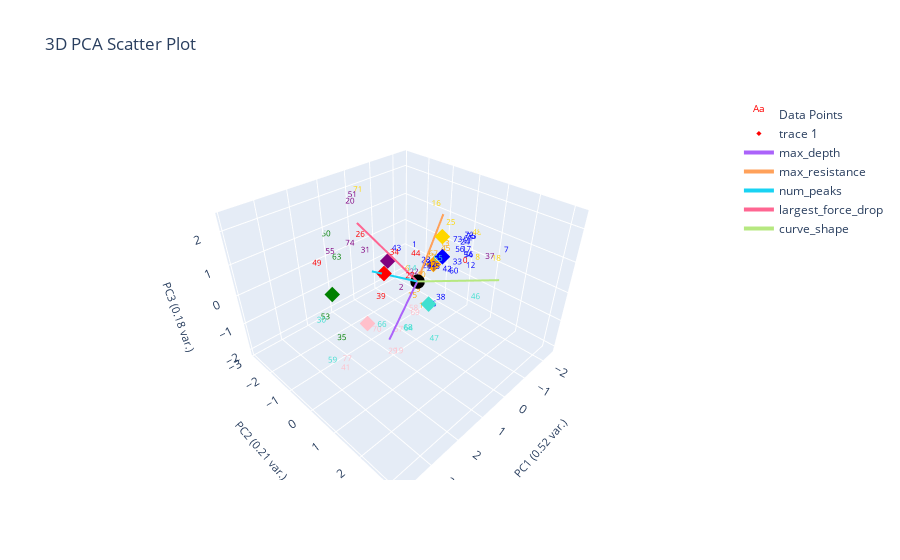

The notebook cell saved with this chart:
### Markdown cell above
# Plotting with correction of labeled curves moving categories

### Code cell
# plotting.pca_analysis(pseudo_labeled_data)
corrected_pseudo_labeling = pseudo_labeled_data.copy()

# correct movements of curves
corrected_pseudo_labeling.loc[changed_label_indicies, 'marions_pseudo_labels'] = marions_labeled_data['marions_ylabels']
corrected_pseudo_labeling.loc[changed_label_indicies, 'encoded'] = marions_labeled_data['encoded']

plotting.plot_pca(corrected_pseudo_labeling, corrected_pseudo_labeling['encoded'], 3, 
    graph_title='marions_pseudo_labels', centroids=marions_label_centroids)
plotting.plot_clusters_seperately(corrected_pseudo_labeling['encoded'], corrected_pseudo_labeling.index, 
                                  depth_resist_curve_df_list, cluster_category_names=marions_label_centroids['marions_ylabels'].tolist())

### Figure 1 — Plotly figure (JSON) as saved in the notebook; plotly's stock layout.template omitted (floating-point values rounded to 4 significant figures)
{"data": [{"mode": "text", "name": "Data Points", "text": ["0", "1", "2", "3", "4", "5", "6", "7", "8", "9", "10", "11", "12", "13", "14", "15", "16", "17", "18", "19", "20", "21", "22", "23", "24", "25", "26", "27", "28", "29", "30", "31", "32", "33", "34", "35", "36", "37", "38", "39", "40", "41", "42", "43", "44", "45", "46", "47", "48", "49", "50", "51", "52", "53", "54", "55", "56", "57", "58", "59", "60", "61", "62", "63", "64", "65", "66", "67", "68", "69", "70", "71", "72", "73", "74", "75", "76", "77"], "textfont": {"color": ["red", "blue", "purple", "blue", "red", "blue", "orange", "blue", "gold", "orange", "orange", "blue", "blue", "orange", "turquoise", "orange", "gold", "blue", "gold", "pink", "purple", "blue", "purple", "blue", "blue", "gold", "red", "red", "blue", "pink", "turquoise", "purple", "blue", "blue", "red", "green", "blue", "purple", "blue", "red", "orange", "pink", "blue", "blue", "red", "orange", "turquoise", "turquoise", "gold", "red", "green", "purple", "orange", "green", "blue", "purple", "blue", "pink", "pink", "turquoise", "blue", "blue", "pink", "green", "turquoise", "turquoise", "turquoise", "orange", "turquoise", "pink", "pink", "gold", "blue", "blue", "purple", "blue", "blue", "pink"], "size": 8}, "type": "scatter3d", "x": [-1.233, -0.7734, 0.07805, -2.31, 1.74, -0.9559, -1.198, -1.772, -1.53, -0.377, -0.2349, -2.14, -1.183, -1.995, 1.275, -0.4026, -1.451, -1.868, -1.098, 1.182, 0.5963, -0.733, -0.2477, -0.7311, -2.154, -1.327, 1.137, 0.7081, -0.4433, 1.667, 3.803, 0.8954, -0.8618, -1.292, 1.048, 2.997, -1.333, -1.005, -0.1835, 1.956, -0.8069, 3.259, -0.8456, 0.3595, 0.821, -1.649, 1.623, 1.435, -2.382, 2.88, 1.057, 1.203, -1.495, 2.631, -1.809, 1.333, -1.647, 0.6285, -0.07713, 3.86, -0.9216, -2.277, -0.8036, 1.538, 1.173, 0.5964, 1.998, -1.648, 1.272, 0.0497, 1.761, 0.6385, -2.338, -1.506, 1.407, -2.339, -0.3077, 3.078], "y": [0.76, -0.8841, -0.5916, 0.2406, 0.3841, -0.04468, -1.581, 1.746, 0.9808, -0.2961, 0.07943, 0.08934, 1.013, -0.6487, 1.007, -0.5607, -0.6339, 0.3177, 1.881, 0.4197, -2.155, -0.1261, -0.3689, -0.2933, 0.02188, 0.05704, -1.111, 0.3863, -0.08345, 0.6776, 0.635, -1.25, -0.2137, 0.4356, 0.1492, 0.1906, 0.7971, 1.725, 0.7763, 0.5826, -0.5914, 0.5673, 0.4137, -0.4924, 0.6921, -0.3374, 3.168, 1.955, 0.2718, -0.7138, -2.862, -1.277, -0.8083, -1.019, 0.4353, -2.347, 0.2262, -0.1538, -0.1979, 0.9722, 0.6129, 0.03028, -2.33, -1.744, 0.8098, 1.252, 0.6327, -0.8315, 0.8733, -0.009247, 0.1418, -1.745, 0.03224, 0.2135, -1.243, 0.09649, 0.3427, 0.4513], "z": [0.1447, 0.1882, -0.8515, 0.3157, 0.8553, -0.3172, -1.241, 0.7051, 0.2263, -1.011, -1.374, 0.1486, 0.1139, -0.186, 1.179, -1.402, 1.429, 0.06011, 0.7898, -2.086, 1.684, -0.3097, -0.326, -0.3003, 0.07967, 1.106, 1.226, 0.3742, 0.1357, -1.584, 0.8045, 0.5526, -0.2811, -0.08133, 1.165, -0.5339, 0.3249, 0.8218, -0.6345, 0.4452, -0.8159, -1.153, -0.1366, 0.7128, 1.268, -0.0962, 1.656, -0.4241, 0.4341, 1.275, 0.5064, 2.373, -0.5564, -0.7745, -0.07607, 0.2222, 0.1148, -1.941, -1.534, -0.165, -0.1481, 0.1672, -1.576, 0.3845, -0.9581, 1.269, -0.4272, -0.5121, -0.8342, -1.533, -1.047, 2.188, 0.2638, 0.5153, 1.006, 0.2361, -1.197, -1.042]}, {"marker": {"color": ["red", "gold", "blue", "green", "purple", "pink", "turquoise", "orange"], "size": 4, "symbol": "diamond"}, "mode": "markers", "type": "scatter3d", "x": [1.185, -1.15, -1.143, 2.056, 0.5785, 1.228, 1.406, -1.648], "y": [-0.1205, -0.1088, -0.05893, -1.358, -0.6217, -0.8814, 1.684, -0.8315], "z": [0.7729, 0.9886, 0.3254, -0.1044, 0.6834, -1.364, 0.8324, -0.5121]}, {"marker": {"color": "black", "size": 5}, "mode": "markers", "name": "Origin", "showlegend": false, "type": "scatter3d", "x": [0], "y": [0], "z": [0]}, {"line": {"width": 4}, "mode": "lines+text", "name": "max_depth", "textposition": "top center", "type": "scatter3d", "x": [0, 1.671], "y": [0, 0.5602], "z": [0, -0.8414]}, {"line": {"width": 4}, "mode": "lines+text", "name": "max_resistance", "textposition": "top center", "type": "scatter3d", "x": [0, -1.573], "y": [0, -0.4633], "z": [0, 1.441]}, {"line": {"width": 4}, "mode": "lines+text", "name": "num_peaks", "textposition": "top center", "type": "scatter3d", "x": [0, 1.54], "y": [0, -0.1927], "z": [0, 0.9662]}, {"line": {"width": 4}, "mode": "lines+text", "name": "largest_force_drop", "textposition": "top center", "type": "scatter3d", "x": [0, 1.165], "y": [0, -1.154], "z": [0, 1.885]}, {"line": {"width": 4}, "mode": "lines+text", "name": "curve_shape", "textposition": "top center", "type": "scatter3d", "x": [0, -0.008738], "y": [0, 2.665], "z": [0, 1.314]}], "layout": {"autosize": true, "scene": {"xaxis": {"title": {"font": {"size": 11}, "text": "PC1 (0.52 var.)"}}, "yaxis": {"title": {"font": {"size": 11}, "text": "PC2 (0.21 var.)"}}, "zaxis": {"title": {"font": {"size": 11}, "text": "PC3 (0.18 var.)"}}}, "title": {"text": "3D PCA Scatter Plot"}}}
